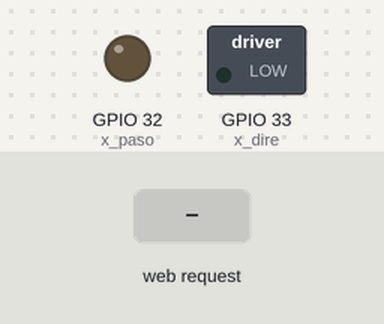
The sketch below on a simulated ESP32. Parts: switched loads named in the sketch (green lamp = pin HIGH), output pins drawn as LEDs (lit = HIGH). The test bench sets the inputs (shaded band). WiFi joins after 1.5 s; servers stay silent unless stated; what the sketch prints to the serial monitor is not drawn.

Above: at 2.7 s.
2.8 s: HTTP request GET /R1 received
At 3.33 s:
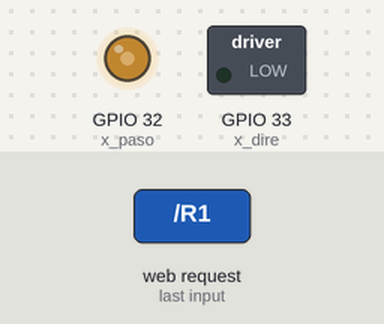
5.8 s: HTTP request GET /L1 received
At 6.6 s:
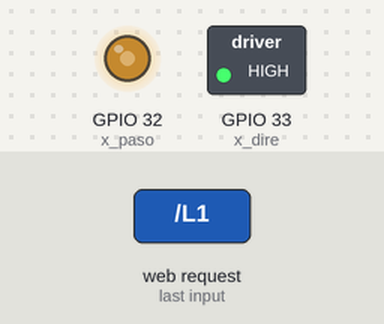
Timing chart, 0 to 17.3 s (numbered marks = the images above; inputs shaded):
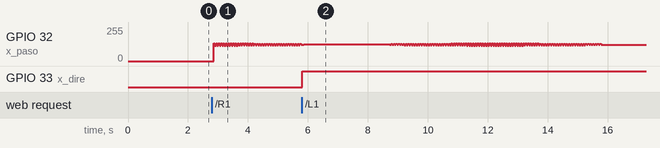

The sketch:

WiFi_Control.ino
```cpp
#include <WiFi.h>
const char* ssid     = "";  // <- Cambiar por el nombre de su Red WiFi                                                                                                                                                                                                              <
const char* password = "";  // <- Cambiar por la clave de su Red WiFi

String pagina1 = "<!DOCTYPE.html>"
"<html>"
"<head>"
"<meta charset='utf-8' />"
"<title>Servidor Local ESP32</title>"
"</head>"
"<body>"
"<center>"
"<h1>Servidor Local</h1>"
"<p><a href='/R1\'><button style='height:100px;width:200px'><h1>RIGHT</h1></button></a></p>"
"<p><a href='/L1\'><button style='height:100px;width:200px'><h1>LEFT</h1></button></a></p>"
"</center>"
"</body>"
"</html>";

WiFiServer server(80);

#define x_paso 32    // Define el Pin de STEP para Motor de eje X
#define x_dire 33   // Define el Pin de DIR  para Motor de eje X
int dir= -1;
int retardo = 3000;   // Menor numero el giro es mas rapido

void setup()
{
    pinMode(x_paso, OUTPUT); pinMode(x_dire, OUTPUT);
    Serial.begin(115200);
    delay(10);

    // We start by connecting to a WiFi network

    Serial.println();
    Serial.println();
    Serial.print("Connecting to ");
    Serial.println(ssid);

    WiFi.begin(ssid, password);

    while (WiFi.status() != WL_CONNECTED) {
        delay(500);
        Serial.print(".");
    }

    Serial.println("");
    Serial.println("WiFi connected.");
    Serial.println("IP address: ");
    Serial.println(WiFi.localIP());

    server.begin();

}

int value = 0;

void loop(){
 WiFiClient client = server.available();   // listen for incoming clients

  if (client) {                             // if you get a client,
    Serial.println("New Client.");           // print a message out the serial port
    String currentLine = "";                // make a String to hold incoming data from the client
    while (client.connected()) {            // loop while the client's connected
      if (client.available()) {             // if there's bytes to read from the client,
        char c = client.read();             // read a byte, then
        Serial.write(c);                    // print it out the serial monitor
        if (c == '\n') {                    // if the byte is a newline character

          // if the current line is blank, you got two newline characters in a row.
          // that's the end of the client HTTP request, so send a response:
          if (currentLine.length() == 0) {
            // HTTP headers always start with a response code (e.g. HTTP/1.1 200 OK)
            // and a content-type so the client knows what's coming, then a blank line:
            client.println("HTTP/1.1 200 OK");
            client.println("Content-type:text/html");
            client.println();

            // the content of the HTTP response follows the header:
            client.print(pagina1);
            //client.print("Click <a href=\"/H\">here</a> to turn the LED on pin 2 on.<br>");
            //client.print("Click <a href=\"/L\">here</a> to turn the LED on pin 2 off.<br>");

            // The HTTP response ends with another blank line:
            client.println();
            // break out of the while loop:
            break;
          } else {    // if you got a newline, then clear currentLine:
            currentLine = "";
          }
        } else if (c != '\r') {  // if you got anything else but a carriage return character,
          currentLine += c;      // add it to the end of the currentLine
        }

        // Check to see if the client request was "GET /H" or "GET /L":
        if (currentLine.endsWith("GET /R1")) {
          dir = 0;
        }
        if (currentLine.endsWith("GET /L1")) {
          dir = 1;
        }
      }
    }
    // close the connection:
    client.stop();
    Serial.println("Client Disconnected.");
  }
  if (dir != -1) {  // Si la dirección no es -1, gira el motor
    giro(x_paso, x_dire, dir);
  }
}


void giro(int paso_, int dire_, int dir) {
  if (dir == 0) {
    digitalWrite(dire_, LOW);  // dirección de giro 0
  } else if (dir == 1) {
    digitalWrite(dire_, HIGH);  // dirección de giro 1
  }

  digitalWrite(paso_, HIGH);
  delayMicroseconds(retardo);
  digitalWrite(paso_, LOW);
  delayMicroseconds(retardo);
}
```

Measured:
- after the input at 5.8 s, GPIO 33 (x_dire): LOW → HIGH at once
